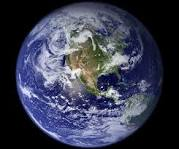
#> input picture inspireFly_soft_08_25_24_1240/earth.jpg, 179 x 149 px, found by its file name
$ python SeeBlue.py
#> lines starting #> are read from the running program, lines starting #| are printed output that depends on the picture; long printed decimals are rounded
#Program reads set of images and runs through them to determine the percentage of the image that is blue
#the program then compares the percentages and determines which image of the selection has the highest percentage of blue
#the respective image is labeled with a 1 and the directory is output in the command shell
#Ideally, this algorithm will automatically determine images taken (internal counter) and then automatically send the best
#image to be transmit to ground
#Should also not decide best picture, but optimal percentage of blue for an ideal image

import cv2

def SeeBlue(jpgfile, tol):

#> called with tol = 0
    print("Running")

    M = cv2.imread(jpgfile)
#> M is the input picture: shape (149, 179, 3); mean B, G, R 79.7, 60.8, 57.6

    numrow, numcol, numcolor = M.shape
#> numrow = 149; numcol = 179; numcolor = 3

    red = M[:,:,2]
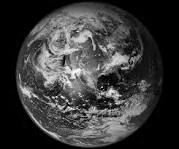
#> red: shape (149, 179); min 0, max 255, mean 57.6
    green = M[:,:,1]
    blue = M[:,:,0]
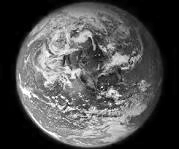
#> blue: shape (149, 179); min 0, max 255, mean 79.7

    #print(blue)

    bluePercent = 0

    for i in range(numrow):

        for j in range(numcol):

            if blue[i,j] > (int(red[i,j]) + int(green[i,j])):

                bluePercent += 1
#> after the loop, bluePercent = 5769

    bluePercent /= (numrow * numcol) /100
#> bluePercent = 21.63

    if tol > bluePercent:

        savemaybe = 0

    else:

        savemaybe = 1

    print(savemaybe)
    print(bluePercent)
#| 21.630
    return savemaybe, bluePercent

#SeeBlue(r"C:\Users\micha\Documents\Virginia Tech\InspireFly\CameraCaptures\earthGlare.jpg" ,0.4)

def SeeBlueAlgorithm(images):

    tol = 0

    length = len(images)

    savemaybeAr = []

    for i in range(length):

        imagei = images[i]

        savemaybe, bluePercent = SeeBlue(imagei, tol)
#> savemaybe = 1; bluePercent = 21.63

        savemaybeAr.append(savemaybe)

        if bluePercent > tol:

            tol = bluePercent
#> tol = 21.63
#> pass 2 of the loop in SeeBlueAlgorithm, `for i in range(length):`:
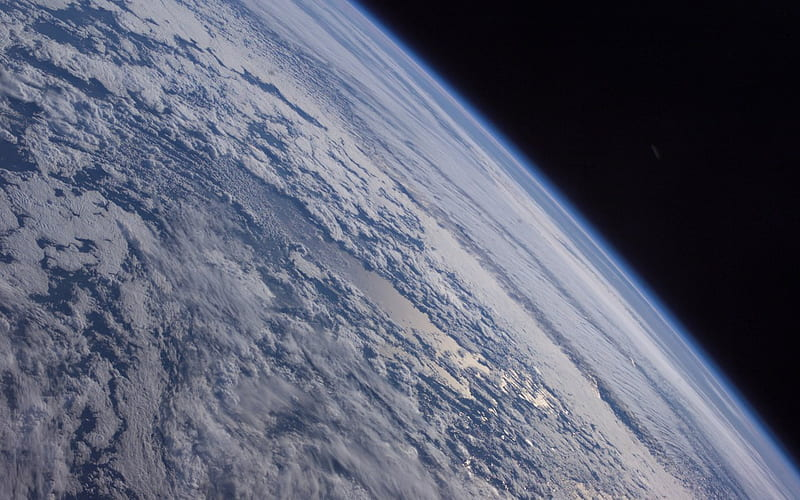
#> input picture inspireFly_soft_08_25_24_1240/earth_low_orbit.jpg, 800 x 500 px, found by its file name
#> in SeeBlue, M is the input picture: shape (500, 800, 3); mean B, G, R 113.3, 95.6, 91.5
#> in SeeBlue (call 2), `red = M[:,:,2]`:
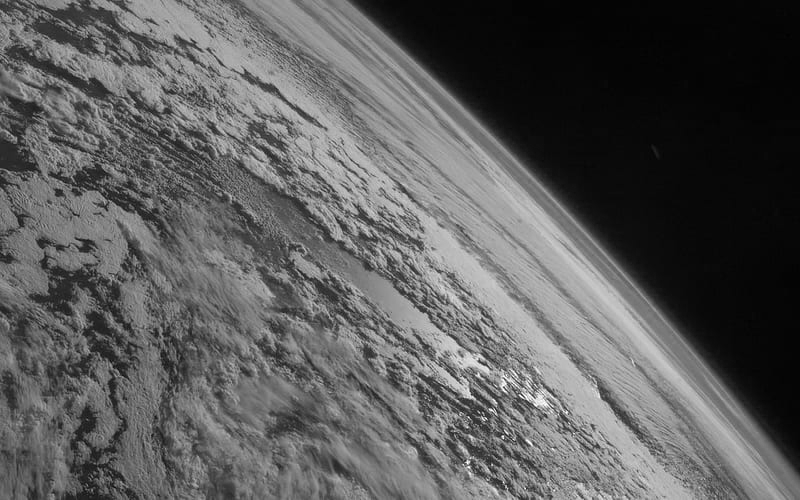
#> red: shape (500, 800); min 1, max 255, mean 91.5
#> green: shape (500, 800)
#> in SeeBlue (call 2), `blue = M[:,:,0]`:
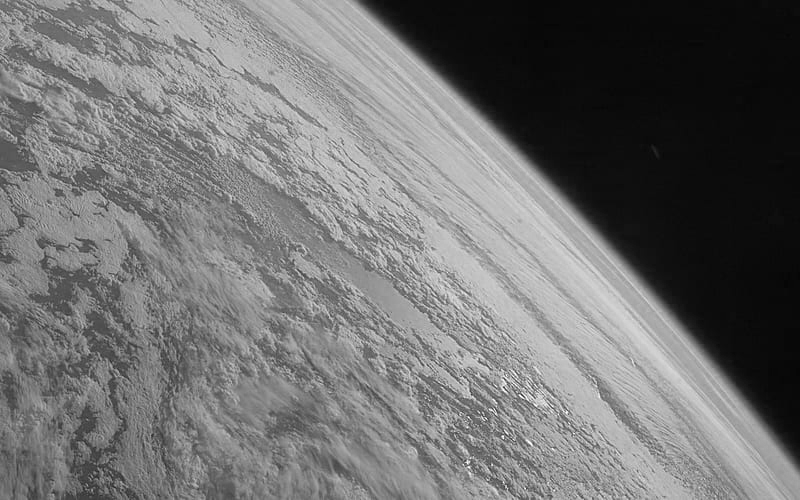
#> blue: shape (500, 800); min 6, max 255, mean 113.3
#| 9.918

    IndOne = [index for index, value in enumerate(savemaybeAr) if value == 1]
#> IndOne = [0]

    bestPictureInd = IndOne[-1]
#> bestPictureInd = 0

    bestPicture = images[bestPictureInd]

    print(bestPicture)
#| C:/Users/davee/OneDrive/Documents/Python Color Detection Example/earth.jpg
    return bestPicture
#C:/Users/davee/OneDrive/Documents/Python Color Detection Example/earth_low_orbit.jpg
img = [r"C:/Users/davee/OneDrive/Documents/Python Color Detection Example/earth.jpg", r"C:/Users/davee/OneDrive/Documents/Python Color Detection Example/earth_low_orbit.jpg"]
SeeBlueAlgorithm(img)
# 1 is yes, 0 is no
